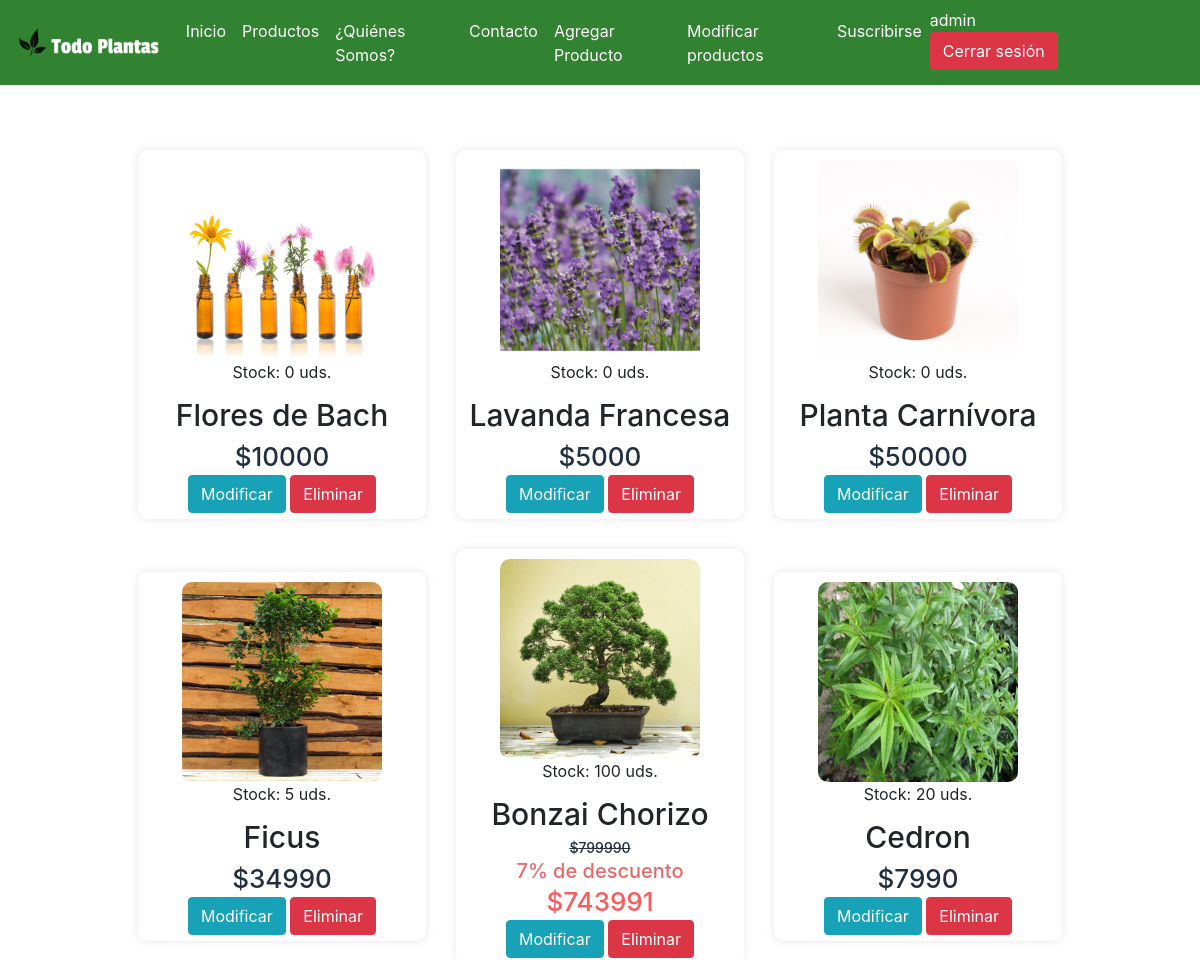
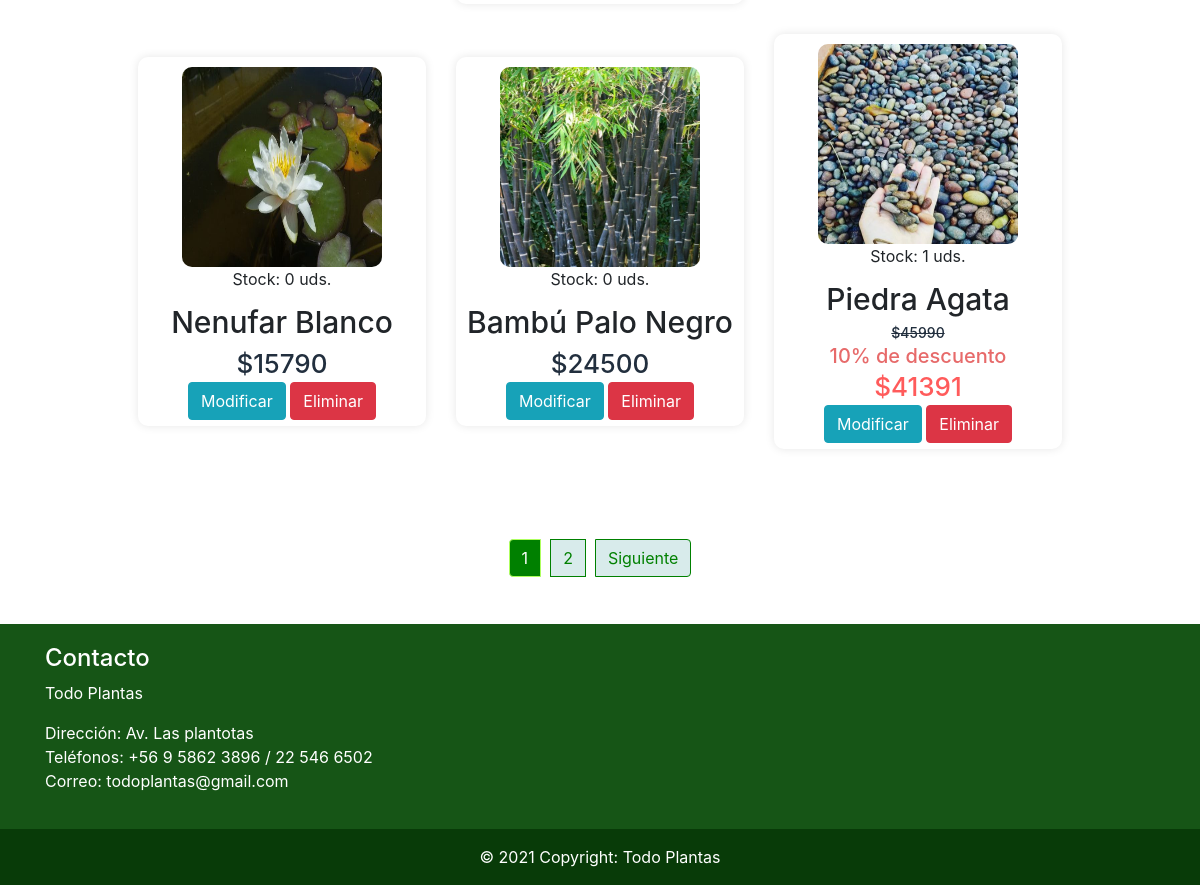
The app's page /modificar-productos/ (signed in) with its own data (2 pictures, top to bottom).
### app/models.py (models this page shows, shortened)
class Producto(models.Model):
    nombre = models.CharField(max_length=40)
    precio = models.IntegerField()
    imagen = models.ImageField(null=True, blank=True, upload_to= "productos")
    descripcion = models.CharField(max_length=60)
    tipo = models.ForeignKey(TipoProducto, on_delete=models.CASCADE)
    fecha = models.DateField()
    descuento = models.IntegerField()
    stock = models.IntegerField()
    def calcular_descuento(self):
        if self.descuento > 0:
            des = round(self.precio - self.precio*((self.descuento )/100))
        return des

### app/views.py (the view)
# urls.py: path('modificar-productos/', modificar, name="modificar"),
@permission_required('app.change_producto')
def modificar(request):
    productoAll = Producto.objects.all()
    page = request.GET.get('page', 1)
    try:
        paginator = Paginator(productoAll, 9)
        productoAll = paginator.page(page)
    except:
        raise Http404
    datos = {
        'listaProductos' : productoAll,
        'paginator': paginator
    }
    return render(request, 'app/modificar.html', datos)

### app/templates/app/modificar.html
{% extends 'app/base.html' %} {% load static %} {% block contenido %}
<div class="container-fluid cardfachera">
    <div class="row">
        <div class="gallery">
            {% for aux in listaProductos %}
            <div class="content">
                {% if aux.imagen %}
                <img src="{{aux.imagen.url}}"> {% else %}
                <img src="{% static 'app/img/noimagen.jpg' %}"> {% endif %}
                <h10>Stock: {{ aux.stock }} uds.</h10>
                <h3>{{ aux.nombre }}</h3>
                {% if aux.descuento > 0 %}
                <h6 style="text-decoration: line-through; font-size: 14px;">${{ aux.precio }}</h6>
                <h6 style="color: rgb(231, 106, 106); font-size: 20px;">{{ aux.descuento }}% de descuento</h6>
                <h6 style="color: rgb(255, 91, 91);">${{ aux.calcular_descuento}} </h6>
                {% else %}
                <h6>${{ aux.precio }}</h6>
                {% endif %}
                <td>
                    <div style="margin-bottom: 2%;">
                        {% if perms.app.change_producto %}
                        <a href="{% url 'modificar_producto' aux.id %}" class="btn btn-info">Modificar</a> {% endif %} {% if perms.app.delete_producto %}
                        <a onclick="confirmarEliminar({{aux.id}})" class="btn btn-danger">Eliminar</a> {% endif %}
                    </div>
                </td>
            </div>
            {% endfor %}
        </div>
    </div>
    <div style="margin-top: 1.7%; margin-bottom: 2.2%;">
        {% include 'app/paginator.html' %}
    </div>
</div>
{% endblock %}

### app/templates/app/base.html (shortened to what this page needs)
<!DOCTYPE html>
<html lang="en">
<head>
    {% load static %}
    <link rel="stylesheet" href="https://use.fontawesome.com/releases/v5.15.2/css/all.css" />
    <link rel="stylesheet" href="{% static 'app/css/style.css' %}">
    <link rel="stylesheet" href="https://maxcdn.bootstrapcdn.com/bootstrap/4.5.2/css/bootstrap.min.css">
    {% load pwa %} {% progressive_web_app_meta %}
</head>
<body>
    <nav class="navbar sticky-top navbar-expand-lg navbar-light " style="background-color: rgb(49, 131, 49); ">
        <a class="navbar-brand" href="{% url 'index' %}">
            <img src="{% static 'app/img/logo1.png' %}" height="35" alt="" loading="lazy" />
        </a>
        <div class="collapse navbar-collapse" id="navbarTogglerDemo03">
            <ul class="navbar-nav mr-auto mt-2 mt-lg-0 ">
                <li class="nav-item active">
                    <a class="nav-link" href="{% url 'index' %} " style="color: white;">Inicio <span class="sr-only">(current)</span></a>
                </li>
                <li class="nav-item">
                    <a class="nav-link" href="{% url 'productos' %}" style="color: white;">Productos</a>
                </li>
                <li class="nav-item">
                    <a class="nav-link" href="{% url 'quienessomos' %} " style="color: white;">¿Quiénes Somos?</a>
                </li>
                <li class="nav-item">
                    <a class="nav-link" href="{% url 'contacto' %} " style="color: white;">Contacto</a>
                </li>
                {% if perms.app.add_producto %}
                <li class="nav-item">
                    <a class="nav-link" href="{% url 'agregar_producto' %} " style="color: white;">Agregar Producto</a>
                </li>
                {% endif %} {% if perms.app.change_producto %}
                <li class="nav-item">
                    <a class="nav-link" href="{% url 'modificar' %} " style="color: white;">Modificar productos</a>
                </li>
                {% endif %} {% if user.is_authenticated %} {% ifequal user.groups.all.0.name "Suscriptor" %}
                <li class="nav-item">
                    <a class="nav-link" href="{% url 'desuscripcion' %} " style="color: white;">Desuscribirse</a>
                </li>
                {% else %}
                <li class="nav-item">
                    <a class="nav-link" href="{% url 'suscripcion' %} " style="color: white;">Suscribirse</a>
                </li> {% endifequal %} {% endif %}
            </ul>
            <ul class="navbar-nav" style="padding-right: 50px;">
                <li class="nav-item">
                    {% if user.is_authenticated %}
                    <a href="#" style="margin-right: 20px; color: white; text-decoration: none;">
            {{ user.username}}
          </a>
                    <a href="{% url 'logout' %}" class="btn btn-danger" style="margin-right: 20px; margin-bottom: 7px;">
            Cerrar sesión
          </a> {% endif %}
            </ul>
    </nav>
    {% block contenido %} {% endblock %}
    <footer class="footer ">
        <div class="container">
            <div class="row">
                <div class="col-sm-12 col-md-4 col-lg-4">
                    <h4>Contacto</h4>
                    <p>Todo Plantas</p>
                    <p>Dirección: Av. Las plantotas <br> Teléfonos: +56 9 5862 3896 / 22 546 6502
                        <br> Correo: todoplantas@gmail.com
                    </p>
                </div>
            </div>
        </div>
    </footer>
    <div class="copyright text-center p-3">
        © 2021 Copyright: Todo Plantas
    </div>
</body>
</html>

### app/static/app/css/style.css (style rules this page uses)
.footer { padding: 20px; width: 100%; color: white; background-color: rgb(22, 85, 22); }
.copyright { background-color: rgb(8, 59, 8); color: white; width: 100%; }
.cardfachera h3 { text-align: center; font-size: 30px; margin-top: 1%; padding-top: 10px; }
.cardfachera a { text-decoration: none; }
.cardfachera .gallery { display: flex; flex-wrap: wrap; width: 100%; justify-content: center; align-items: center; margin: 50px 0; }
.cardfachera .content { width: 24%; margin: 15px; box-sizing: border-box; float: left; text-align: center; border-radius: 10px; border-top-right-radius: 10px; border-bottom-right-radius: 10px; padding-top: 10px; box-shadow: 0 0 10px rgba(0, 0, 0, 0.1); transition: .4s; }
.cardfachera img { width: 200px; height: 200px; text-align: center; margin: 0 auto; display: block; border-radius: 5%; }
.cardfachera h6 { font-size: 26px; text-align: center; color: #222f3e; margin-bottom: 1%; }

### records on screen
Producto: imagen (picture), stock "0", nombre "Flores de Bach", precio "10000"
Producto: imagen (picture), stock "0", nombre "Lavanda Francesa", precio "5000"
Producto: imagen (picture), stock "0", nombre "Planta Carnívora", precio "50000"
Producto: imagen (picture), stock "5", nombre "Ficus", precio "34990"
Producto: imagen (picture), stock "100", nombre "Bonzai Chorizo", precio "799990", descuento "7", calcular_descuento "743991"
Producto: imagen (picture), stock "20", nombre "Cedron", precio "7990"
Producto: imagen (picture), stock "0", nombre "Nenufar Blanco", precio "15790"
Producto: imagen (picture), stock "0", nombre "Bambú Palo Negro", precio "24500"
Producto: imagen (picture), stock "1", nombre "Piedra Agata", precio "45990", descuento "10", calcular_descuento "41391"

### other values on screen
{{ user.username }} "admin"
{{ page }} "1" "2"
